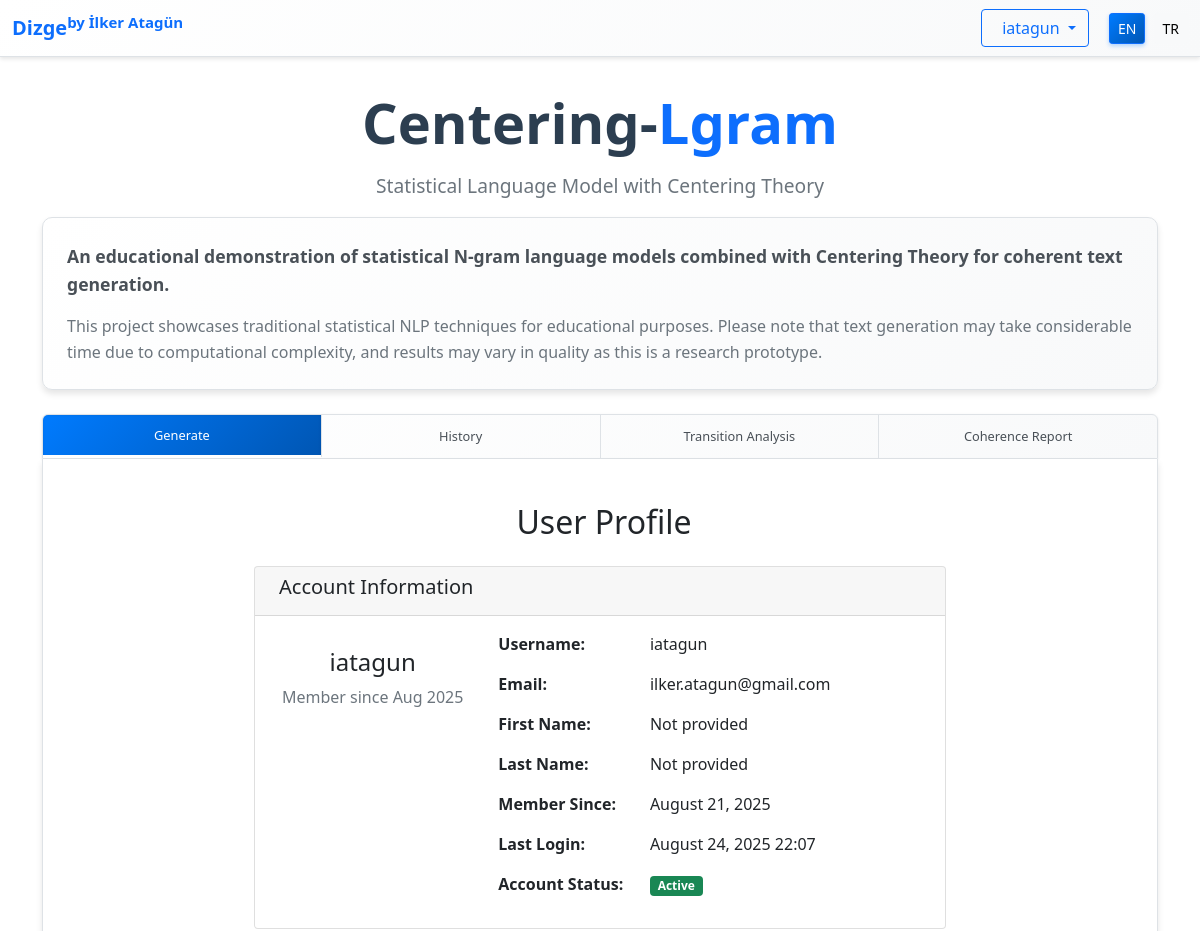
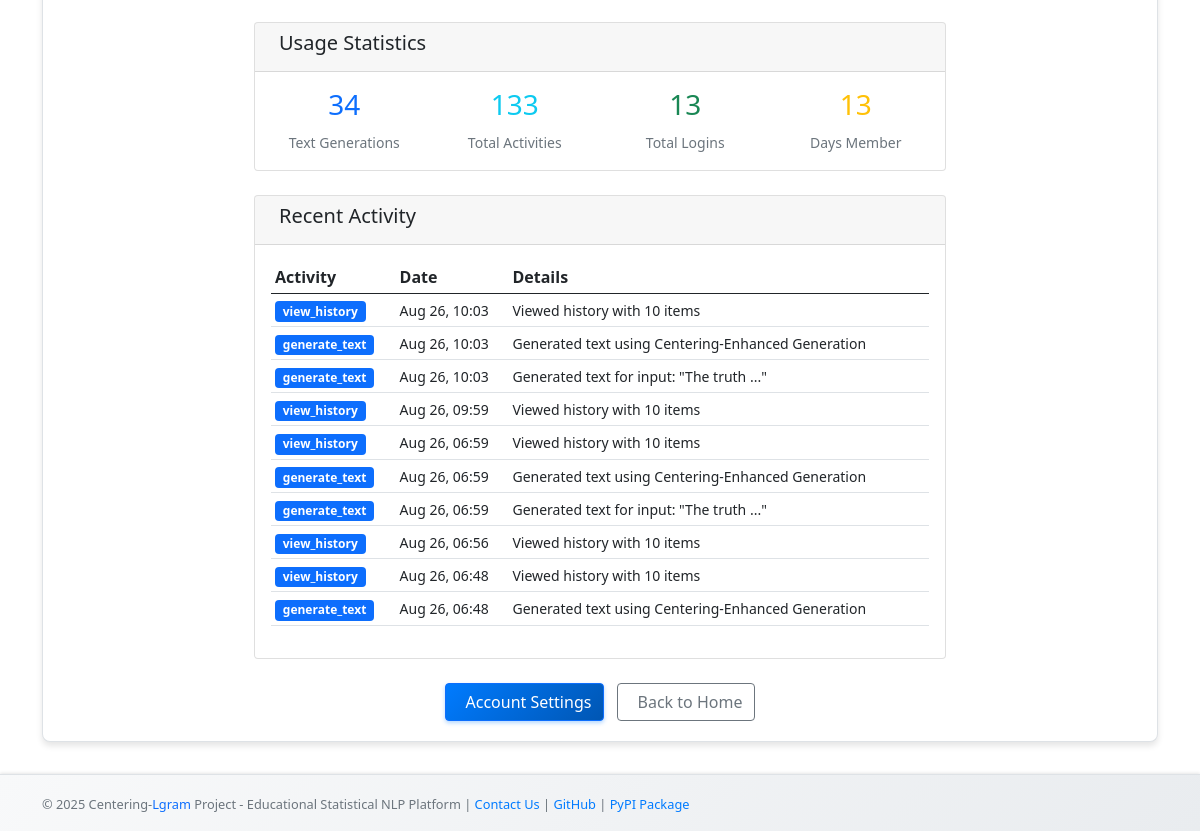
Page /profile/ (signed in) on the committed database (2 pictures, top to bottom).
### main/models.py (models this page shows, shortened)
class UserActivityLog(models.Model):
    ACTION_CHOICES = [
        ('login', 'Login'),
        ('logout', 'Logout'),
        ('generate_text', 'Generate Text'),
        ('view_history', 'View History'),
        ('view_transition_analysis', 'View Transition Analysis'),
        ('view_coherence_report', 'View Coherence Report'),
        ('register', 'Register'),
        ('profile_update', 'Profile Update'),
        ('password_change', 'Password Change'),
    ]
    user = models.ForeignKey(User, on_delete=models.CASCADE, related_name='activity_logs', null=True, blank=True)
    session_key = models.CharField(max_length=40, db_index=True, blank=True)
    action = models.CharField(max_length=50, choices=ACTION_CHOICES)
    description = models.TextField(blank=True)
    ip_address = models.GenericIPAddressField(null=True, blank=True)
    user_agent = models.TextField(blank=True)
    timestamp = models.DateTimeField(default=timezone.now)
    additional_data = models.JSONField(default=dict, blank=True)  # Ekstra veri için
    class Meta:
        ordering = ['-timestamp']
        verbose_name = 'User Activity Log'
        verbose_name_plural = 'User Activity Logs'
        indexes = [
            models.Index(fields=['user', '-timestamp']),
            models.Index(fields=['action', '-timestamp']),
            models.Index(fields=['session_key', '-timestamp']),
        ]

### main/views.py (the view)
# urls.py: path('profile/', profile_view, name='profile'),
@login_required
def profile_view(request):
	total_generations = GeneratedText.objects.filter(user=request.user).count()
	total_activities = UserActivityLog.objects.filter(user=request.user).count()
	login_count = UserLoginLog.objects.filter(user=request.user, login_successful=True).count()
	days_member = (timezone.now() - request.user.date_joined).days
	stats = {
		'total_generations': total_generations,
		'total_activities': total_activities,
		'login_count': login_count,
		'days_member': days_member,
	}
	recent_activities = UserActivityLog.objects.filter(
		user=request.user
	).order_by('-timestamp')[:10]
	return render(request, 'main/profile.html', {
		'stats': stats,
		'recent_activities': recent_activities,
	})

### main/templates/main/profile.html (shortened to what this page needs)
{% extends 'main/base.html' %}
{% load static %}
{% block Generator %}
<div class="container mt-4">
    <div class="row">
        <div class="col-md-8 mx-auto">
            <h2 class="text-center mb-4">
                User Profile
            </h2>
            <div class="card">
                <div class="card-header">
                    <h5>Account Information</h5>
                </div>
                <div class="card-body">
                    <div class="row">
                        <div class="col-md-4 text-center">
                            <h4>{{ user.username }}</h4>
                            <p class="text-muted">Member since {{ user.date_joined|date:"M Y" }}</p>
                        </div>
                        <div class="col-md-8">
                            <div class="row mb-3">
                                <div class="col-sm-4"><strong>Username:</strong></div>
                                <div class="col-sm-8">{{ user.username }}</div>
                            </div>
                            <div class="row mb-3">
                                <div class="col-sm-4"><strong>Email:</strong></div>
                                <div class="col-sm-8">{{ user.email|default:"Not provided" }}</div>
                            </div>
                            <div class="row mb-3">
                                <div class="col-sm-4"><strong>First Name:</strong></div>
                                <div class="col-sm-8">{{ user.first_name|default:"Not provided" }}</div>
                            </div>
                            <div class="row mb-3">
                                <div class="col-sm-4"><strong>Last Name:</strong></div>
                                <div class="col-sm-8">{{ user.last_name|default:"Not provided" }}</div>
                            </div>
                            <div class="row mb-3">
                                <div class="col-sm-4"><strong>Member Since:</strong></div>
                                <div class="col-sm-8">{{ user.date_joined|date:"F j, Y" }}</div>
                            </div>
                            <div class="row mb-3">
                                <div class="col-sm-4"><strong>Last Login:</strong></div>
                                <div class="col-sm-8">{{ user.last_login|date:"F j, Y H:i"|default:"Never" }}</div>
                            </div>
                            <div class="row mb-3">
                                <div class="col-sm-4"><strong>Account Status:</strong></div>
                                <div class="col-sm-8">
                                    {% if user.is_active %}
                                        <span class="badge bg-success">Active</span>
                                    {% else %}
                                        <span class="badge bg-danger">Inactive</span>
                                    {% endif %}
                                </div>
                            </div>
                        </div>
                    </div>
                </div>
            </div>
            <div class="card mt-4">
                <div class="card-header">
                    <h5>Usage Statistics</h5>
                </div>
                <div class="card-body">
                    <div class="row">
                        <div class="col-md-3 text-center">
                            <h3 class="text-primary">{{ stats.total_generations }}</h3>
                            <small class="text-muted">Text Generations</small>
                        </div>
                        <div class="col-md-3 text-center">
                            <h3 class="text-info">{{ stats.total_activities }}</h3>
                            <small class="text-muted">Total Activities</small>
                        </div>
                        <div class="col-md-3 text-center">
                            <h3 class="text-success">{{ stats.login_count }}</h3>
                            <small class="text-muted">Total Logins</small>
                        </div>
                        <div class="col-md-3 text-center">
                            <h3 class="text-warning">{{ stats.days_member }}</h3>
                            <small class="text-muted">Days Member</small>
                        </div>
                    </div>
                </div>
            </div>
            <div class="card mt-4">
                <div class="card-header">
                    <h5>Recent Activity</h5>
                </div>
                <div class="card-body">
                    {% if recent_activities %}
                        <div class="table-responsive">
                            <table class="table table-sm">
                                <thead>
                                    <tr>
                                        <th>Activity</th>
                                        <th>Date</th>
                                        <th>Details</th>
                                    </tr>
                                </thead>
                                <tbody>
                                    {% for activity in recent_activities %}
                                    <tr>
                                        <td>
                                            <span class="badge bg-primary">{{ activity.action }}</span>
                                        </td>
                                        <td>
                                            <small>{{ activity.timestamp|date:"M j, H:i" }}</small>
                                        </td>
                                        <td>
                                            <small>{{ activity.description|truncatechars:50 }}</small>
                                        </td>
                                    </tr>
                                    {% endfor %}
                                </tbody>
                            </table>
                        </div>
                    {% else %}
                        <p class="text-muted text-center">No recent activities found.</p>
                    {% endif %}
                </div>
            </div>
            <div class="text-center mt-4">
                <a href="{% url 'settings' %}" class="btn btn-primary me-2">
                    Account Settings
                </a>
                <a href="{% url 'index' %}" class="btn btn-outline-secondary">
                    Back to Home
                </a>
            </div>
        </div>
    </div>
</div>
{% endblock %}

### main/templates/main/base.html (shortened to what this page needs)
{% load static %}
<!DOCTYPE html>
<html lang="tr">
    <head>
        <link href="{% static 'main/css/style.css' %}" rel="stylesheet">
        <link href="https://cdn.jsdelivr.net/npm/bootstrap@5.0.0-beta3/dist/css/bootstrap.min.css" rel="stylesheet">
    </head>
    <body>
        <nav class="navbar navbar-expand-lg">
            <div class="container-fluid">
            <a class="navbar-brand text-primary" href="https://dizge.pythonanywhere.com/">Dizge<sup>by İlker Atagün</sup></a>
            <div class="d-flex align-items-center">
                {% if user.is_authenticated %}
                    <div class="dropdown me-3">
                        <button class="btn btn-outline-primary dropdown-toggle" type="button" data-bs-toggle="dropdown">
                            {{ user.username }}
                        </button>
                    </div>
                {% endif %}
                <div class="languageswitcher">
                  <button type="button" class="btn btn-primary btn-sm" onclick="location.href='https://dizge.pythonanywhere.com/'">EN</button>
                  <button type="button" class="btn btn-light btn-sm" onclick="location.href='https://dizge.pythonanywhere.com/tr'">TR</button>
                </div>
            </div>
            </div>
        </nav>
        <div class="container">
            <h1 class="text-center" style="font-size: 3.5rem; font-weight: 700; margin-bottom: 1rem;">Centering-<span class="text-primary">Lgram</span></h1>
            <p class="text-center">Statistical Language Model with Centering Theory</p>
            <div class="info-section mb-4">
                <p class="lead">An educational demonstration of statistical N-gram language models combined with Centering Theory for coherent text generation.</p>
                <p>This project showcases traditional statistical NLP techniques for educational purposes. Please note that text generation may take considerable time due to computational complexity, and results may vary in quality as this is a research prototype.</p>
            </div>
            <div class="tab">
                <button class="tablinks" onclick="openTab(event, 'Generator')" id="defaultOpen">Generate</button>
                <button class="tablinks" onclick="openTab(event, 'History')" id="historyButton">History</button>
                <button class="tablinks" onclick="openTab(event, 'TransitionAnalysis')" id="transitionButton">Transition Analysis</button>
                <button class="tablinks" onclick="openTab(event, 'CoherenceReport')" id="coherenceButton">Coherence Report</button>
            </div>
            <div id="Generator" class="tabcontent">
                {% block Generator %}
                {% endblock %}
            </div>
        </div>
        <footer class="footer py-3 bg-light">
            <div class="container">
              <span class="text-muted">&copy; 2025 Centering-<span class="text-primary">Lgram</span> Project - Educational Statistical NLP Platform | <a href="mailto:info@centering-lgram.org">Contact Us</a> | <a href="https://github.com/iatagun/Lgram-web">GitHub</a> | <a href="https://pypi.org/project/centering-lgram/">PyPI Package</a></span>
            </div>
        </footer>
    </body>
</html>

### main/static/main/css/style.css (style rules this page uses)
body { font-family: -apple-system, BlinkMacSystemFont, 'Segoe UI', 'Roboto', 'Oxygen', 'Ubuntu', 'Cantarell', sans-serif; background-color: #f8f9fa; color: #495057; }
.container { max-width: 1200px; }
.navbar { background: linear-gradient(135deg, #ffffff 0%, #f8f9fa 100%); border-bottom: 1px solid #dee2e6; box-shadow: 0 2px 4px rgba(0,0,0,0.1); padding: 1rem 0; margin-bottom: 2rem; }
.navbar-brand { font-weight: 700; font-size: 1.5rem; text-decoration: none; }
.languageswitcher .btn { margin-left: 0.25rem; font-weight: 500; transition: all 0.3s ease; }
h1 { color: #2c3e50; font-weight: 700; margin-bottom: 0.5rem; font-size: 2.5rem; }
.container > p:first-of-type { color: #6c757d; font-size: 1.2rem; margin-bottom: 1rem; font-weight: 500; }
.info-section { background: linear-gradient(135deg, #ffffff 0%, #f8f9fa 100%); border: 1px solid #dee2e6; border-radius: 10px; padding: 1.5rem; box-shadow: 0 4px 6px rgba(0, 0, 0, 0.1); margin-bottom: 2rem; }
.info-section .lead { color: #495057; font-size: 1.1rem; font-weight: 600; line-height: 1.6; margin-bottom: 1rem; }
.info-section p:last-child { color: #6c757d; font-size: 1rem; line-height: 1.6; margin-bottom: 0; }
.tab { overflow: hidden; border: 1px solid #dee2e6; background: linear-gradient(135deg, #ffffff 0%, #f8f9fa 100%); border-radius: 6px 6px 0 0; box-shadow: 0 1px 3px rgba(0,0,0,0.1); margin-bottom: 0; width: 100%; display: flex; flex-wrap: wrap; height: 45px; }
.tab button { background-color: transparent; flex: 1; border: none; outline: none; cursor: pointer; padding: 8px 12px; transition: all 0.3s ease; font-size: 0.8rem; font-weight: 500; color: #495057; border-right: 1px solid #dee2e6; min-width: 100px; position: relative; }
.tab button:last-child { border-right: none; }
.tab button.active { background: linear-gradient(135deg, #007bff 0%, #0056b3 100%); color: #ffffff; transform: translateY(-1px); box-shadow: inset 0 1px 3px rgba(0,0,0,0.1); }
.tab button.active::after { content: ''; position: absolute; bottom: -1px; left: 0; right: 0; height: 3px; background: #ffffff; }
.tabcontent { padding: 20px; border: 1px solid #dee2e6; border-top: none; background: #ffffff; border-radius: 0 0 8px 8px; box-shadow: 0 4px 6px rgba(0, 0, 0, 0.1); display: none; width: 100%; clear: left; }
.btn { border-radius: 6px; font-weight: 500; padding: 8px 16px; transition: all 0.3s ease; border: none; font-size: 0.85rem; }
.btn-primary { background: linear-gradient(135deg, #007bff 0%, #0056b3 100%); color: #ffffff; box-shadow: 0 2px 4px rgba(0, 123, 255, 0.3); }
.footer { margin-top: 2rem; background: linear-gradient(135deg, #f8f9fa 0%, #e9ecef 100%); border-top: 1px solid #dee2e6; box-shadow: 0 -1px 3px rgba(0,0,0,0.1); }
.footer .text-muted { color: #6c757d !important; font-size: 0.8rem; }
.footer a { color: #007bff; text-decoration: none; transition: color 0.3s ease; }
h1 .text-primary { font-weight: 700; }
.dropdown-toggle::after { margin-left: 0.5em; }

### rows in the picture
UserActivityLog: action "view_history", timestamp "Aug 26, 10:03", description "Viewed history with 10 items"
UserActivityLog: action "generate_text", timestamp "Aug 26, 10:03", description "Generated text using Centering-Enhanced Generation"
UserActivityLog: action "generate_text", timestamp "Aug 26, 10:03", description "Generated text for input: \"The truth ...\""
UserActivityLog: action "view_history", timestamp "Aug 26, 09:59", description "Viewed history with 10 items"
UserActivityLog: action "view_history", timestamp "Aug 26, 06:59", description "Viewed history with 10 items"
UserActivityLog: action "generate_text", timestamp "Aug 26, 06:59", description "Generated text using Centering-Enhanced Generation"
UserActivityLog: action "generate_text", timestamp "Aug 26, 06:59", description "Generated text for input: \"The truth ...\""
UserActivityLog: action "view_history", timestamp "Aug 26, 06:56", description "Viewed history with 10 items"
UserActivityLog: action "view_history", timestamp "Aug 26, 06:48", description "Viewed history with 10 items"
UserActivityLog: action "generate_text", timestamp "Aug 26, 06:48", description "Generated text using Centering-Enhanced Generation"

### other values in the picture
{{ user.username }} "iatagun"
{{ user.date_joined|date:"M Y" }} "Aug 2025"
{{ user.email|default:"Not provided" }} "ilker.atagun@gmail.com"
{{ user.first_name|default:"Not provided" }} "Not provided"
{{ user.last_name|default:"Not provided" }} "Not provided"
{{ user.date_joined|date:"F j, Y" }} "August 21, 2025"
{{ user.last_login|date:"F j, Y H:i"|default:"Never" }} "August 24, 2025 22:07"
{{ stats.total_generations }} "34"
{{ stats.total_activities }} "133"
{{ stats.login_count }} "13"
{{ stats.days_member }} "13"
